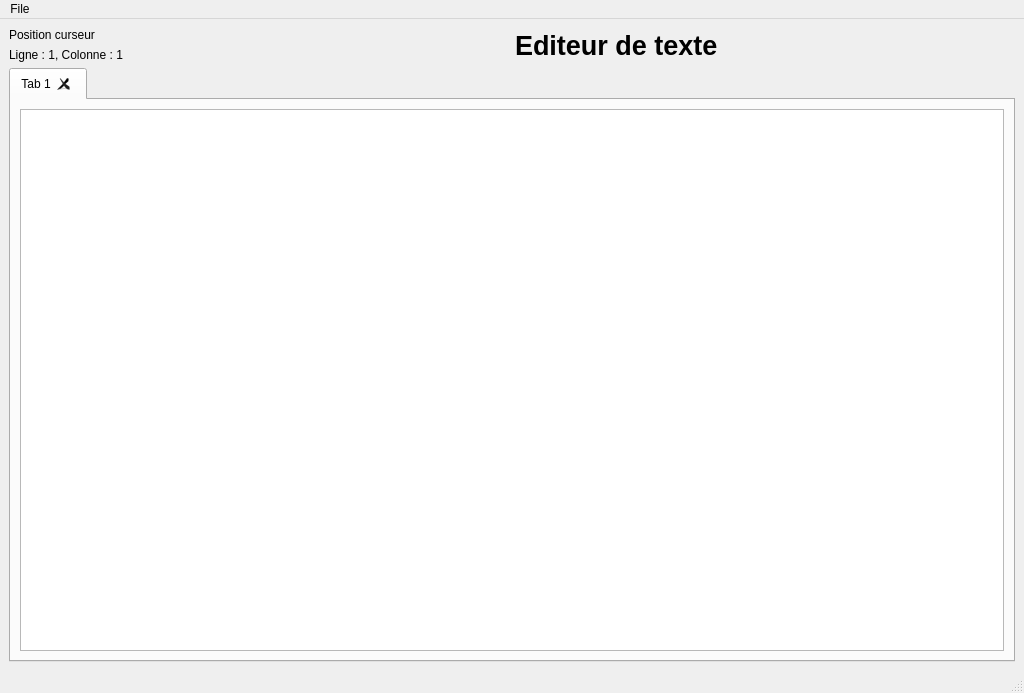
<?xml version="1.0" encoding="UTF-8"?>
<ui version="4.0">
 <class>MainWindow</class>
 <widget class="QMainWindow" name="MainWindow">
  <property name="geometry">
   <rect>
    <x>0</x>
    <y>0</y>
    <width>1024</width>
    <height>693</height>
   </rect>
  </property>
  <property name="sizePolicy">
   <sizepolicy hsizetype="Expanding" vsizetype="Expanding">
    <horstretch>0</horstretch>
    <verstretch>0</verstretch>
   </sizepolicy>
  </property>
  <property name="baseSize">
   <size>
    <width>0</width>
    <height>0</height>
   </size>
  </property>
  <property name="windowTitle">
   <string>Xeditor</string>
  </property>
  <widget class="QWidget" name="centralwidget">
   <layout class="QVBoxLayout" name="verticalLayout_4">
    <item>
     <layout class="QVBoxLayout" name="verticalLayout_3">
      <item>
       <layout class="QHBoxLayout" name="horizontalLayout">
        <item>
         <layout class="QVBoxLayout" name="verticalLayout_2">
          <item>
           <widget class="QLabel" name="label">
            <property name="text">
             <string>Position curseur</string>
            </property>
           </widget>
          </item>
          <item>
           <widget class="QLabel" name="labelTextCursor">
            <property name="text">
             <string>Ligne : 1, Colonne : 1</string>
            </property>
           </widget>
          </item>
         </layout>
        </item>
        <item>
         <widget class="QLabel" name="labelTitleBoxText">
          <property name="minimumSize">
           <size>
            <width>200</width>
            <height>30</height>
           </size>
          </property>
          <property name="maximumSize">
           <size>
            <width>16777215</width>
            <height>30</height>
           </size>
          </property>
          <property name="font">
           <font>
            <pointsize>20</pointsize>
            <bold>true</bold>
           </font>
          </property>
          <property name="text">
           <string>Editeur de texte</string>
          </property>
         </widget>
        </item>
       </layout>
      </item>
      <item>
       <widget class="TabWidgetEditor" name="tabWidgetEditor">
        <property name="enabled">
         <bool>true</bool>
        </property>
        <property name="minimumSize">
         <size>
          <width>0</width>
          <height>0</height>
         </size>
        </property>
        <property name="baseSize">
         <size>
          <width>300</width>
          <height>300</height>
         </size>
        </property>
        <property name="currentIndex">
         <number>0</number>
        </property>
        <property name="tabsClosable">
         <bool>true</bool>
        </property>
        <widget class="QWidget" name="editTab">
         <property name="enabled">
          <bool>true</bool>
         </property>
         <property name="minimumSize">
          <size>
           <width>1000</width>
           <height>0</height>
          </size>
         </property>
         <attribute name="title">
          <string>Tab 1</string>
         </attribute>
         <layout class="QVBoxLayout" name="verticalLayout">
          <item>
           <widget class="QPlainTextEdit" name="plainTextEdit"/>
          </item>
         </layout>
        </widget>
       </widget>
      </item>
     </layout>
    </item>
   </layout>
  </widget>
  <widget class="QMenuBar" name="menubar">
   <property name="geometry">
    <rect>
     <x>0</x>
     <y>0</y>
     <width>1024</width>
     <height>23</height>
    </rect>
   </property>
   <widget class="QMenu" name="menuFile">
    <property name="title">
     <string>File</string>
    </property>
    <addaction name="actionOpen"/>
    <addaction name="actionSave"/>
   </widget>
   <addaction name="menuFile"/>
  </widget>
  <widget class="QStatusBar" name="statusbar"/>
  <action name="actionOpen">
   <property name="text">
    <string>Open</string>
   </property>
  </action>
  <action name="actionSave">
   <property name="text">
    <string>Save</string>
   </property>
  </action>
 </widget>
 <customwidgets>
  <customwidget>
   <class>TabWidgetEditor</class>
   <extends>QTabWidget</extends>
   <header location="global">tabwidgeteditor.h</header>
   <container>1</container>
  </customwidget>
 </customwidgets>
 <resources/>
 <connections/>
</ui>
